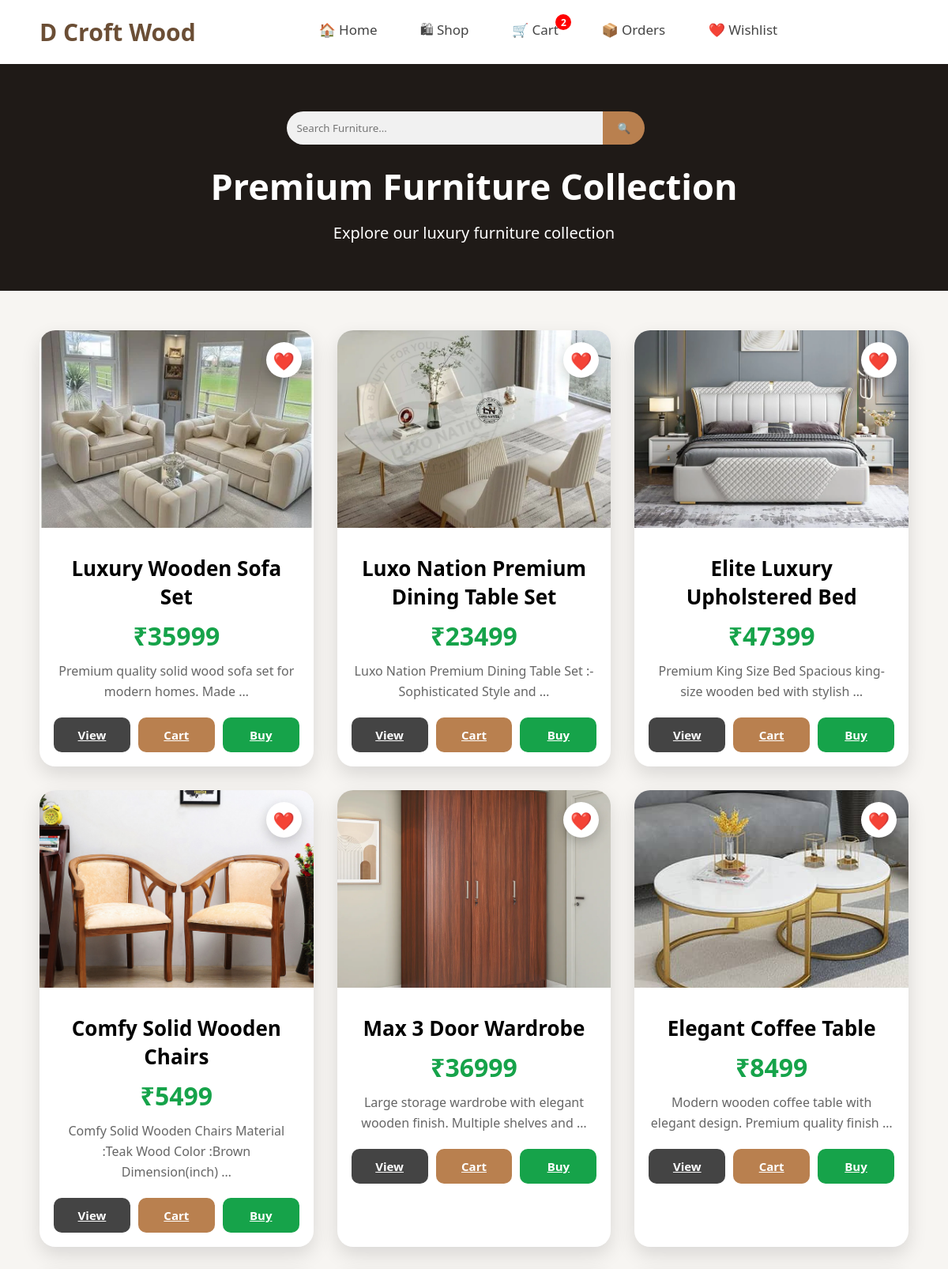
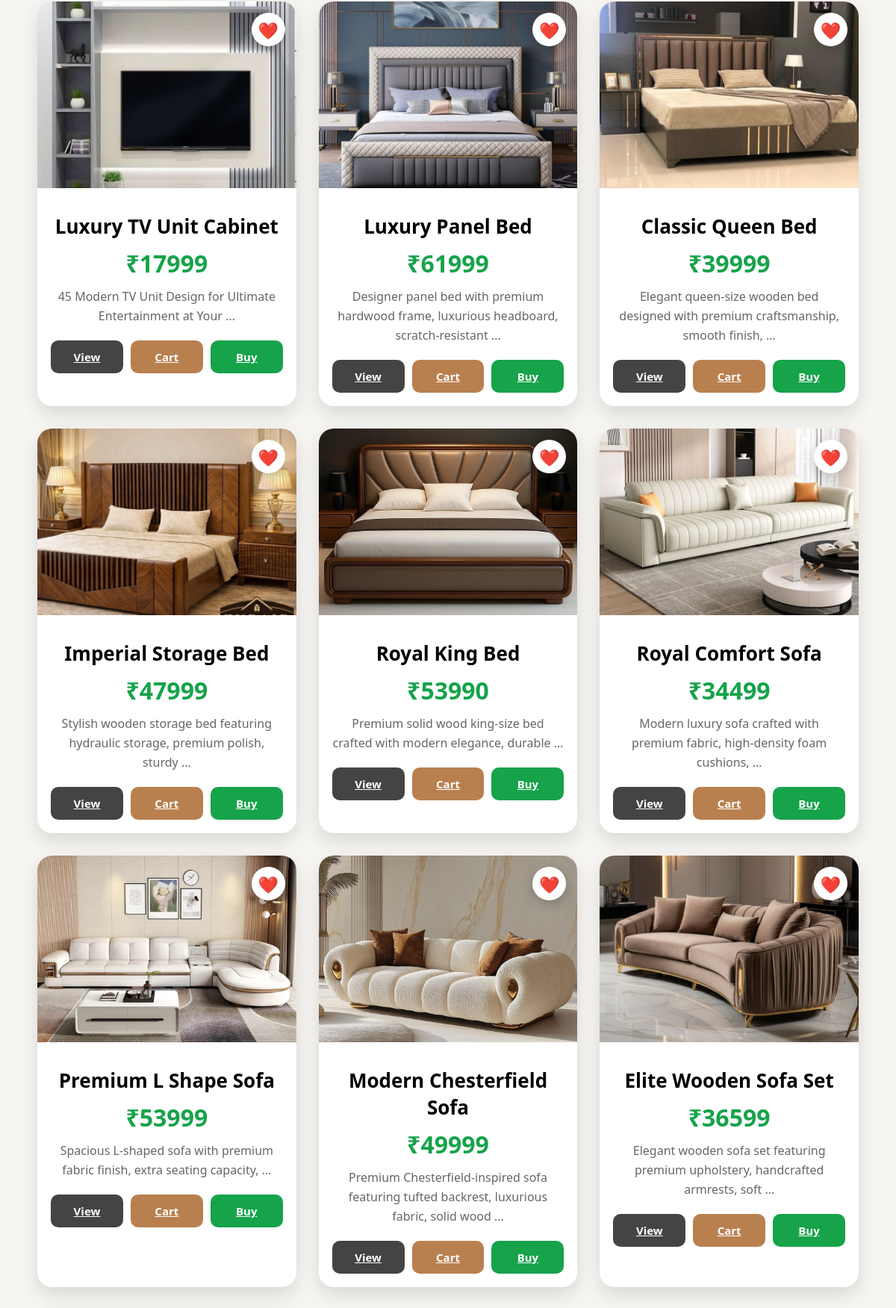
The app's page /shop/ (upper part) with its own data (2 pictures, top to bottom).
### store/models.py (models this page shows, shortened)
class Product(models.Model):
    name = models.CharField(
        max_length=100
    )
    price = models.IntegerField()
    description = models.TextField()
    image = models.ImageField(
        upload_to='products/'
    )
    category = models.CharField(
        max_length=50,
        default="Furniture"
    )
    material = models.CharField(
        max_length=100,
        default="Wood"
    )
    dimensions = models.CharField(
        max_length=100,
        default="Standard Size"
    )

### store/views.py (the view)
# urls.py: path('shop/', views.shop, name='shop'),
def shop(request):
    products = Product.objects.all()
    cart_count = Cart.objects.count()   # 👈 Ye line add karo
    return render(
        request,
        "shop.html",
        {
            "products": products,
            "cart_count": cart_count    # 👈 Ye line add karo
        }
    )

### store/templates/shop.html (shortened to what this page needs)
<!DOCTYPE html>
<html>
<head>
</head>
<body>
<header class="header">
<div class="logo">
<a href="{% url 'home' %}">
D Croft Wood
</a>
</div>
<div class="nav-links">
<a href="{% url 'home' %}">
🏠 Home
</a>
<a href="{% url 'shop' %}">
🛍 Shop
</a>
<a href="{% url 'cart' %}" class="cart-link">
    🛒 Cart
    {% if cart_count > 0 %}
        <span class="cart-count">
            {{ cart_count }}
        </span>
    {% endif %}
</a>
<a href="{% url 'my_orders' %}">
📦 Orders
</a>
<a href="{% url 'wishlist' %}">
❤️ Wishlist
</a>
</div><br>
</header>
<div class="hero">
 <div class="search-box">
<form method="GET">
<input
type="text"
placeholder="Search Furniture..."
name="q">
<button>
🔍
</button>
</form>
</div>
<br>
<h1>
Premium Furniture Collection
</h1>
<p>
Explore our luxury furniture collection
</p>
</div>
<div class="container">
{% for product in products %}
<div class="card">
    <a href="{% url 'add_to_wishlist' product.id %}" class="wishlist-icon">
        ❤️
    </a>
    <img src="{{ product.image.url }}" alt="{{ product.name }}">
    <div class="card-content">
        <h3>{{ product.name }}</h3>
        <p class="price">
            ₹{{ product.price }}
        </p>
        <p class="desc">
            {{ product.description|truncatewords:10 }}
        </p>
        <div class="btn-group">
            <a href="{% url 'product_detail' product.id %}" class="btn detail-btn">
                View
            </a>
            <a href="{% url 'add_to_cart' product.id %}" class="btn cart-btn">
                Cart
            </a>
            <a href="{% url 'buy_now' product.id %}" class="btn buy-btn">
                Buy
            </a>
        </div>
    </div>
</div>
{% endfor %}
</div>

### store/templates/shop.html (style rules this page uses)
* { margin:0; padding:0; box-sizing:border-box; font-family:'Segoe UI',sans-serif; }
body { background:#f7f5f2; }
.header { background:white ; padding:20px 50px; display:flex; justify-content:space-between; align-items:center; flex-wrap:wrap; box-shadow:0 2px 15px rgba(0,0,0,.1); }
.logo a { text-decoration:none; font-size:30px; font-weight:bold; color:#6b4e35; }
.search-box form { display:flex; justify-content:flex-end; width:70%; }
.search-box input { width:400px; padding:12px; border:none; outline:none; background:#f1f1f1; border-radius:30px 0px 0px 30px; }
.search-box button { padding:12px 18px; border:none; background:#b9804f; color:white; cursor:pointer; border-radius:0px 30px 30px 0px; text-align:center; }
.nav-links a { text-decoration:none; margin-right:30px; margin-left:20px; font-size:17px; color:#444; font-weight:500; }
.hero { padding:60px; text-align:center; background:#1f1a17; color:white; }
.hero h1 { font-size:45px; margin-bottom:15px; }
.hero p { font-size:20px; }
.container { display:grid; grid-template-columns:repeat(auto-fit,minmax(300px,1fr)); gap:30px; padding:50px; }
.cart-link { position:relative; text-decoration:none; }
.cart-count { position:absolute; top:-8px; right:-12px; width:20px; height:20px; background:red; color:white; border-radius:50%; display:flex; justify-content:center; align-items:center; font-size:12px; font-weight:bold; }
.card { position:relative; background:#fff; border-radius:20px; overflow:hidden; box-shadow:0 10px 25px rgba(0,0,0,.12); transition:.3s; }
.card img { width:100%; height:250px; object-fit:cover; }
.card-content { padding:18px; text-align:center; }
.card h3 { font-size:26px; margin:10px 0; }
.price { color:#16a34a; font-size:32px; font-weight:bold; margin:10px 0; }
.desc { color:#666; line-height:26px; margin-bottom:20px; }
.btn-group { display:grid; grid-template-columns:repeat(3,1fr); gap:10px; }
.btn { border:none; padding:12px; border-radius:10px; cursor:pointer; color:#fff; font-size:15px; font-weight:bold; transition:.3s; }
.detail-btn { background:#444; }
.cart-btn { background:#b9804f; }
.buy-btn { background:#16a34a; }
.wishlist-icon { position:absolute; top:15px; right:15px; width:45px; height:45px; border-radius:50%; background:#fff; color:#ff3366; display:flex; justify-content:center; align-items:center; font-size:22px; text-decoration:none; box-shadow:0 5px 15px rgba(0,0,0,.2); transition:.3s; }

### records on screen
Product: image (picture), name "Luxury Wooden Sofa Set", price "35999", description "Premium quality solid wood sofa set for modern homes. Made …"
Product: image (picture), name "Luxo Nation Premium Dining Table Set", price "23499", description "Luxo Nation Premium Dining Table Set :- Sophisticated Style and …"
Product: image (picture), name "Elite Luxury Upholstered Bed", price "47399", description "Premium King Size Bed Spacious king-size wooden bed with stylish …"
Product: image (picture), name "Comfy Solid Wooden Chairs", price "5499", description "Comfy Solid Wooden Chairs Material :Teak Wood Color :Brown Dimension(inch) …"
Product: image (picture), name "Max 3 Door Wardrobe", price "36999", description "Large storage wardrobe with elegant wooden finish. Multiple shelves and …"
Product: image (picture), name "Elegant Coffee Table", price "8499", description "Modern wooden coffee table with elegant design. Premium quality finish …"
Product: image (picture), name "Luxury TV Unit Cabinet", price "17999", description "45 Modern TV Unit Design for Ultimate Entertainment at Your …"
Product: image (picture), name "Luxury Panel Bed", price "61999", description "Designer panel bed with premium hardwood frame, luxurious headboard, scratch-resistant …"
Product: image (picture), name "Classic Queen Bed", price "39999", description "Elegant queen-size wooden bed designed with premium craftsmanship, smooth finish, …"
Product: image (picture), name "Imperial Storage Bed", price "47999", description "Stylish wooden storage bed featuring hydraulic storage, premium polish, sturdy …"
Product: image (picture), name "Royal King Bed", price "53990", description "Premium solid wood king-size bed crafted with modern elegance, durable …"
Product: image (picture), name "Royal Comfort Sofa", price "34499", description "Modern luxury sofa crafted with premium fabric, high-density foam cushions, …"
Product: image (picture), name "Premium L Shape Sofa", price "53999", description "Spacious L-shaped sofa with premium fabric finish, extra seating capacity, …"
Product: image (picture), name "Modern Chesterfield Sofa", price "49999", description "Premium Chesterfield-inspired sofa featuring tufted backrest, luxurious fabric, solid wood …"
Product: image (picture), name "Elite Wooden Sofa Set", price "36599", description "Elegant wooden sofa set featuring premium upholstery, handcrafted armrests, soft …"

### other values on screen
{{ cart_count }} "2"
